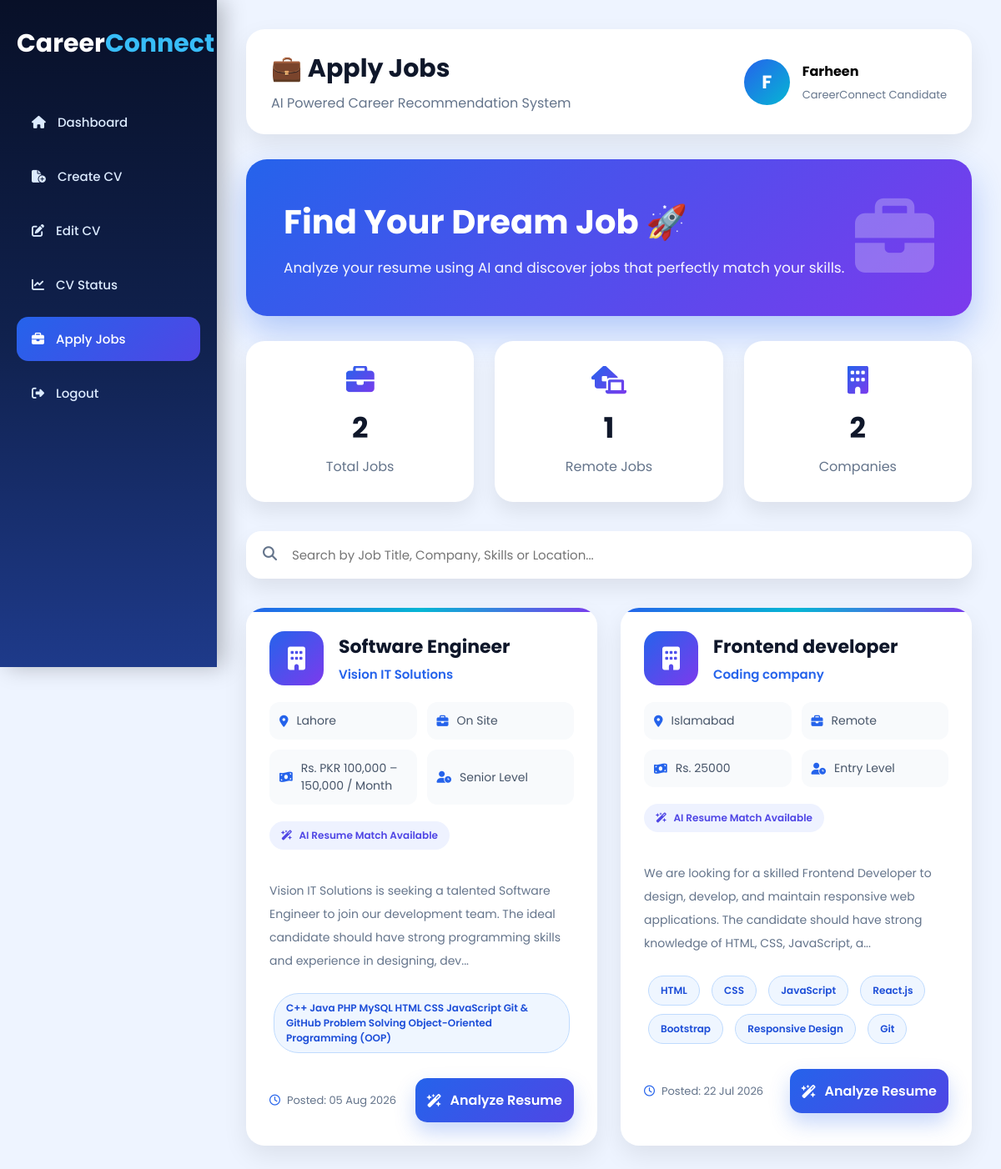
The app's page /apply_jobs.php (signed in) with its own data.
### tables this page shows
CREATE TABLE `jobs` (
  `Job_ID` int(11) NOT NULL,
  `Job_Title` varchar(150) DEFAULT NULL,
  `Company` varchar(150) DEFAULT NULL,
  `Description` text DEFAULT NULL,
  `Required_Skills` text DEFAULT NULL,
  `Posted_Date` date DEFAULT NULL,
  `Employer_ID` int(11) DEFAULT NULL,
  `Company_Name` varchar(100) DEFAULT NULL,
  `Job_Type` varchar(50) DEFAULT NULL,
  `Salary` varchar(50) DEFAULT NULL,
  `Location` varchar(100) DEFAULT NULL,
  `Experience` varchar(100) DEFAULT NULL,
  `Apply_Link` varchar(255) DEFAULT NULL
);

### apply_jobs.php (the view, shortened to what this page needs)
<?php
include("config/db.php");
$username = $_SESSION['user_name'] ?? "Student";
$jobs = mysqli_query($conn,"
SELECT *
FROM jobs
ORDER BY Posted_Date DESC
");
$total_jobs = mysqli_num_rows($jobs);
$remote = mysqli_query($conn,"
SELECT *
FROM jobs
WHERE Job_Type='Remote'
");
$remote_jobs = mysqli_num_rows($remote);
$companies = mysqli_query($conn,"
SELECT DISTINCT Company_Name
FROM jobs
");
$total_companies = mysqli_num_rows($companies);
mysqli_data_seek($jobs,0);
?>
<!DOCTYPE html>
<html lang="en">
<head>
<link rel="stylesheet"
href="https://cdnjs.cloudflare.com/ajax/libs/font-awesome/6.6.0/css/all.min.css">
</head>
<body>
<div class="sidebar">
    <div class="logo">
        Career<span>Connect</span>
    </div>
    <a href="dashboard.php">
        <i class="fa-solid fa-house"></i>
        Dashboard
    </a>
    <a href="create_cv.php">
        <i class="fa-solid fa-file-circle-plus"></i>
        Create CV
    </a>
    <a href="edit_cv.php">
        <i class="fa-solid fa-pen-to-square"></i>
        Edit CV
    </a>
    <a href="cv_status.php">
        <i class="fa-solid fa-chart-line"></i>
        CV Status
    </a>
    <a href="apply_jobs.php" class="active">
        <i class="fa-solid fa-briefcase"></i>
        Apply Jobs
    </a>
    <a href="logout.php">
        <i class="fa-solid fa-right-from-bracket"></i>
        Logout
    </a>
</div>
<div class="main">
<div class="topbar">
    <div>
        <h2>💼 Apply Jobs</h2>
        <p>
            AI Powered Career Recommendation System
        </p>
    </div>
    <div class="user">
        <div class="avatar">
            <?php echo strtoupper(substr($username,0,1)); ?>
        </div>
        <div>
            <h4>
                <?php echo htmlspecialchars($username); ?>
            </h4>
            <p style="font-size:13px;color:#64748b;">
                CareerConnect Candidate
            </p>
        </div>
    </div>
</div>
<div class="hero">
    <div>
        <h1>
            Find Your Dream Job 🚀
        </h1>
        <p>
            Analyze your resume using AI and discover
            jobs that perfectly match your skills.
        </p>
    </div>
    <div>
        <i class="fa-solid fa-briefcase"></i>
    </div>
</div>
<div class="stats">
    <div class="stat-card">
        <i class="fa-solid fa-briefcase"></i>
        <h2>
            <?php echo $total_jobs; ?>
        </h2>
        <p>Total Jobs</p>
    </div>
    <div class="stat-card">
        <i class="fa-solid fa-laptop-house"></i>
        <h2>
            <?php echo $remote_jobs; ?>
        </h2>
        <p>Remote Jobs</p>
    </div>
    <div class="stat-card">
        <i class="fa-solid fa-building"></i>
        <h2>
            <?php echo $total_companies; ?>
        </h2>
        <p>Companies</p>
    </div>
</div>
<div class="search-box">
    <i class="fa-solid fa-magnifying-glass"></i>
    <input
    type="text"
    id="searchJob"
    placeholder="Search by Job Title, Company, Skills or Location...">
</div>
<div class="job-grid">
<?php
if(mysqli_num_rows($jobs)>0){
while($row=mysqli_fetch_assoc($jobs)){
$skills = explode(",", $row['Required_Skills']);
?>
<div class="job-card">
    <div class="job-header">
        <div class="company-logo">
            <i class="fa-solid fa-building"></i>
        </div>
        <div class="job-title-box">
            <h3>
                <?php echo htmlspecialchars($row['Job_Title']); ?>
            </h3>
            <div class="company-name">
                <?php echo htmlspecialchars($row['Company_Name']); ?>
            </div>
        </div>
    </div>
    <div class="job-info">
        <div class="info-item">
            <i class="fa-solid fa-location-dot"></i>
            <?php echo htmlspecialchars($row['Location']); ?>
        </div>
        <div class="info-item">
            <i class="fa-solid fa-briefcase"></i>
            <?php echo htmlspecialchars($row['Job_Type']); ?>
        </div>
        <div class="info-item">
            <i class="fa-solid fa-money-bill-wave"></i>
            Rs. <?php echo htmlspecialchars($row['Salary']); ?>
        </div>
        <div class="info-item">
            <i class="fa-solid fa-user-clock"></i>
            <?php echo htmlspecialchars($row['Experience']); ?>
        </div>
    </div>
    <div class="ai-badge">
        <i class="fa-solid fa-wand-magic-sparkles"></i>
        AI Resume Match Available
    </div>
    <div class="description">
        <?php
        echo nl2br(htmlspecialchars(substr($row['Description'],0,180)));
        if(strlen($row['Description'])>180){
            echo "...";
        }
        ?>
    </div>
    <div class="skills">
        <?php
        foreach($skills as $skill){
            $skill = trim($skill);
            if($skill!=""){
        ?>
        <span class="skill">
            <?php echo htmlspecialchars($skill); ?>
        </span>
        <?php
            }
        }
        ?>
    </div>
    <div class="card-footer">
        <div class="posted">
            <i class="fa-regular fa-clock"></i>
            Posted:
            <?php echo date("d M Y",strtotime($row['Posted_Date'])); ?>
        </div>
       <a
href="analyze_resume.php?job_id=<?php echo $row['Job_ID']; ?>"
class="apply-btn">
<i class="fa-solid fa-wand-magic-sparkles"></i>
Analyze Resume
</a>
    </div>
</div>
<?php
}
}
?>
</div>
</div>
</body>
</html>

### records on screen
jobs: Job_Title "Software Engineer", Company_Name "Vision IT Solutions", Location "Lahore", Job_Type "On Site", Salary "PKR 100,000 – 150,000 / Month", Experience "Senior Level", Description "Vision IT Solutions is seeking a talented Software Engineer to join our development team. The ideal candidate should have strong programming skills and experience in designing, dev", Required_Skills "C++ Java PHP MySQL HTML CSS JavaScript Git & GitHub Problem Solving Object-Oriented Programming (OOP)", Posted_Date "05 Aug 2026"
jobs: Job_Title "Frontend developer", Company_Name "Coding company", Location "Islamabad", Job_Type "Remote", Salary "25000", Experience "Entry Level", Description "We are looking for a skilled Frontend Developer to design, develop, and maintain responsive web applications. The candidate should have strong knowledge of HTML, CSS, JavaScript, a", Required_Skills "HTML", Required_Skills "CSS", Required_Skills "JavaScript", Required_Skills "React.js", Required_Skills "Bootstrap", Required_Skills "Responsive Design", Required_Skills "Git", Posted_Date "22 Jul 2026"

### other values on screen
substr($username,0,1) "F"
$username "Farheen"
$total_jobs "2"
$remote_jobs "1"
$total_companies "2"
